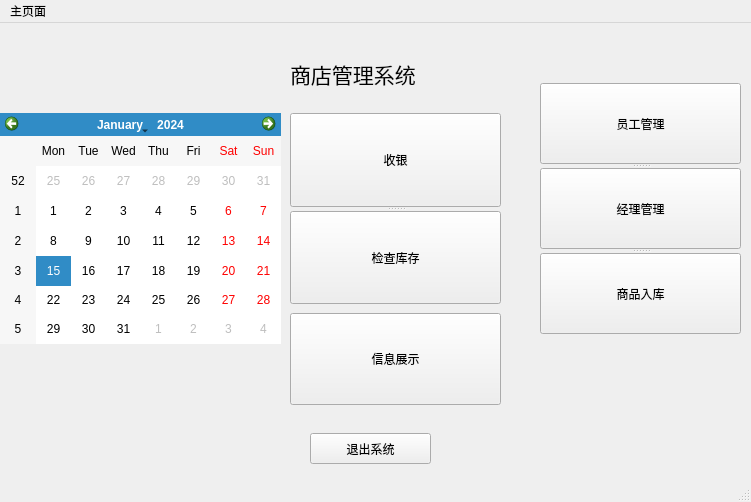
<?xml version="1.0" encoding="UTF-8"?>
<ui version="4.0">
 <class>MainWindow</class>
 <widget class="QMainWindow" name="MainWindow">
  <property name="geometry">
   <rect>
    <x>0</x>
    <y>0</y>
    <width>751</width>
    <height>502</height>
   </rect>
  </property>
  <property name="windowTitle">
   <string>MainWindow</string>
  </property>
  <widget class="QWidget" name="centralwidget">
   <widget class="QLabel" name="label">
    <property name="geometry">
     <rect>
      <x>290</x>
      <y>30</y>
      <width>181</width>
      <height>41</height>
     </rect>
    </property>
    <property name="font">
     <font>
      <family>Adobe 宋体 Std L</family>
      <pointsize>16</pointsize>
     </font>
    </property>
    <property name="text">
     <string>商店管理系统</string>
    </property>
   </widget>
   <widget class="QPushButton" name="pushButton_5">
    <property name="geometry">
     <rect>
      <x>310</x>
      <y>410</y>
      <width>121</width>
      <height>31</height>
     </rect>
    </property>
    <property name="text">
     <string>退出系统</string>
    </property>
   </widget>
   <widget class="QCalendarWidget" name="calendarWidget">
    <property name="geometry">
     <rect>
      <x>0</x>
      <y>90</y>
      <width>281</width>
      <height>231</height>
     </rect>
    </property>
   </widget>
   <widget class="QLabel" name="label_2">
    <property name="geometry">
     <rect>
      <x>650</x>
      <y>320</y>
      <width>61</width>
      <height>111</height>
     </rect>
    </property>
    <property name="text">
     <string/>
    </property>
    <property name="pixmap">
     <pixmap resource="apprcc.qrc">:/pic/images/cartoon1.ico</pixmap>
    </property>
   </widget>
   <widget class="QLabel" name="label_3">
    <property name="geometry">
     <rect>
      <x>30</x>
      <y>340</y>
      <width>72</width>
      <height>91</height>
     </rect>
    </property>
    <property name="text">
     <string/>
    </property>
    <property name="pixmap">
     <pixmap resource="apprcc.qrc">:/pic/images/cartoon2.ico</pixmap>
    </property>
   </widget>
   <widget class="QLabel" name="label_4">
    <property name="geometry">
     <rect>
      <x>20</x>
      <y>10</y>
      <width>91</width>
      <height>71</height>
     </rect>
    </property>
    <property name="text">
     <string/>
    </property>
    <property name="pixmap">
     <pixmap resource="apprcc.qrc">:/pic/images/cartoon3.ico</pixmap>
    </property>
   </widget>
   <widget class="QLabel" name="label_5">
    <property name="geometry">
     <rect>
      <x>180</x>
      <y>0</y>
      <width>72</width>
      <height>81</height>
     </rect>
    </property>
    <property name="text">
     <string/>
    </property>
    <property name="pixmap">
     <pixmap resource="apprcc.qrc">:/pic/images/cartoon4.ico</pixmap>
    </property>
   </widget>
   <widget class="QSplitter" name="splitter">
    <property name="geometry">
     <rect>
      <x>540</x>
      <y>60</y>
      <width>201</width>
      <height>251</height>
     </rect>
    </property>
    <property name="orientation">
     <enum>Qt::Vertical</enum>
    </property>
    <widget class="QPushButton" name="pushButton_staff">
     <property name="text">
      <string>员工管理</string>
     </property>
    </widget>
    <widget class="QPushButton" name="pushButton_manager">
     <property name="text">
      <string>经理管理</string>
     </property>
    </widget>
    <widget class="QPushButton" name="pushButton_letin">
     <property name="text">
      <string>商品入库</string>
     </property>
    </widget>
   </widget>
   <widget class="QSplitter" name="splitter_2">
    <property name="geometry">
     <rect>
      <x>290</x>
      <y>90</y>
      <width>211</width>
      <height>191</height>
     </rect>
    </property>
    <property name="orientation">
     <enum>Qt::Vertical</enum>
    </property>
    <widget class="QPushButton" name="pushButton_cash">
     <property name="text">
      <string>收银</string>
     </property>
    </widget>
    <widget class="QPushButton" name="pushButton_checkleft">
     <property name="text">
      <string>检查库存</string>
     </property>
    </widget>
   </widget>
   <widget class="QPushButton" name="pushButton_show">
    <property name="geometry">
     <rect>
      <x>290</x>
      <y>290</y>
      <width>211</width>
      <height>92</height>
     </rect>
    </property>
    <property name="text">
     <string>信息展示</string>
    </property>
   </widget>
  </widget>
  <widget class="QMenuBar" name="menubar">
   <property name="geometry">
    <rect>
     <x>0</x>
     <y>0</y>
     <width>751</width>
     <height>26</height>
    </rect>
   </property>
   <widget class="QMenu" name="menu">
    <property name="title">
     <string>主页面</string>
    </property>
   </widget>
   <addaction name="menu"/>
  </widget>
  <widget class="QStatusBar" name="statusbar"/>
 </widget>
 <resources>
  <include location="apprcc.qrc"/>
 </resources>
 <connections>
  <connection>
   <sender>pushButton_5</sender>
   <signal>clicked()</signal>
   <receiver>MainWindow</receiver>
   <slot>close()</slot>
   <hints>
    <hint type="sourcelabel">
     <x>384</x>
     <y>440</y>
    </hint>
    <hint type="destinationlabel">
     <x>493</x>
     <y>416</y>
    </hint>
   </hints>
  </connection>
 </connections>
</ui>
